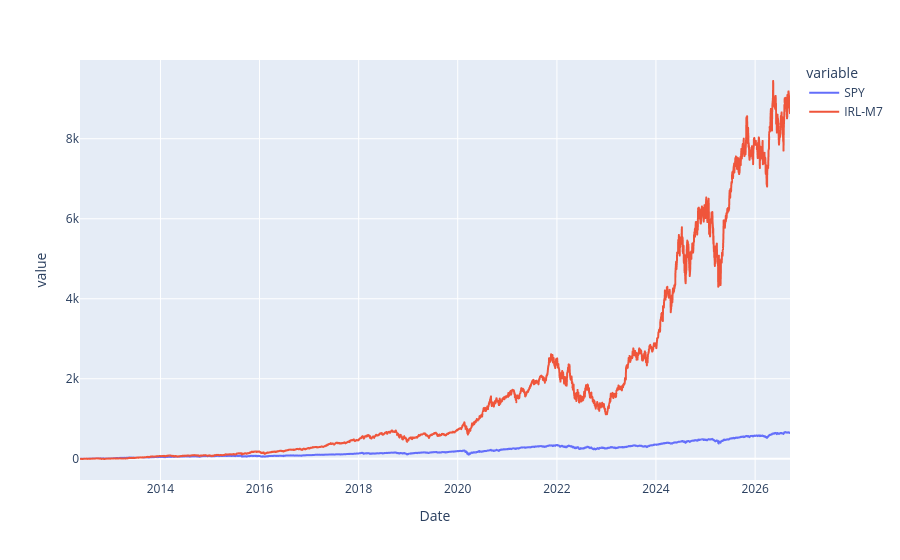

Source (notebook cell):
### Code cell
# compare IRL-M7 vs SPY
fig2= px.line(normalized,x=normalized.index,y=["SPY","IRL-M7"])

fig2.show()

### Figure 1 — Plotly figure (JSON) as saved in the notebook; plotly's stock layout.template omitted (floating-point values rounded to 4 significant figures; data arrays with more than 128 entries replaced by an {"elided": "..."} marker saying what was removed)
{"data": [{"hovertemplate": "variable=SPY<br>Date=%{x}<br>value=%{y}<extra></extra>", "legendgroup": "SPY", "line": {"color": "#636efa", "dash": "solid"}, "marker": {"symbol": "circle"}, "mode": "lines", "name": "SPY", "showlegend": true, "type": "scattergl", "x": {"elided": "3601 str values"}, "xaxis": "x", "y": {"elided": "3601 float values"}, "yaxis": "y"}, {"hovertemplate": "variable=IRL-M7<br>Date=%{x}<br>value=%{y}<extra></extra>", "legendgroup": "IRL-M7", "line": {"color": "#EF553B", "dash": "solid"}, "marker": {"symbol": "circle"}, "mode": "lines", "name": "IRL-M7", "showlegend": true, "type": "scattergl", "x": {"elided": "3601 str values"}, "xaxis": "x", "y": {"elided": "3601 float values"}, "yaxis": "y"}], "layout": {"legend": {"title": {"text": "variable"}, "tracegroupgap": 0}, "margin": {"t": 60}, "xaxis": {"anchor": "y", "domain": [0, 1], "title": {"text": "Date"}}, "yaxis": {"anchor": "x", "domain": [0, 1], "title": {"text": "value"}}}}
